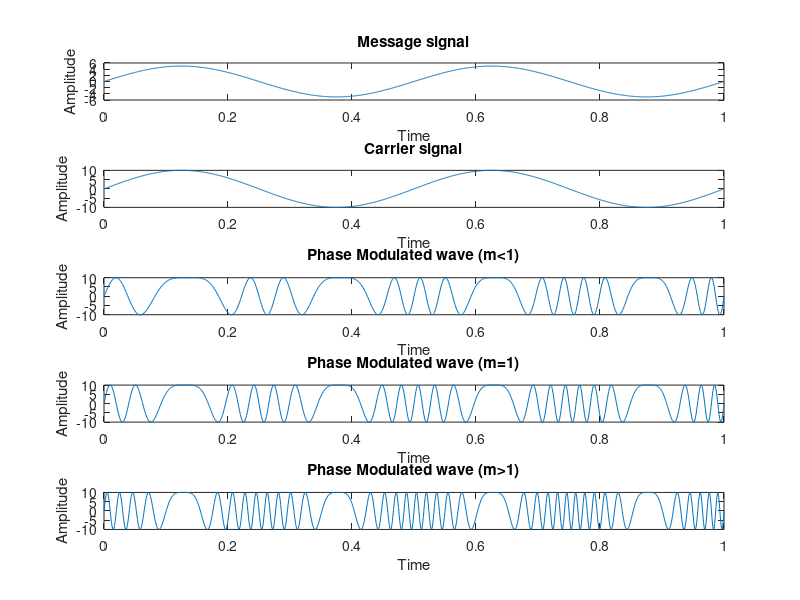

Write MATLAB code to recreate this figure.
t=0:0.001:1;
vm=5
vc=10;
fm=2;
fc=2;
% Message Signal
sm=vm*sin(2.*pi.*fm.*t);
subplot(5,1,1);
plot(t,sm);
xlabel('Time');
ylabel('Amplitude');
title('Message signal');
% Carrier Signal
sc=vc*sin(2.*pi.*fc.*t);
subplot(5,1,2);
plot(t,sc);
xlabel('Time');
ylabel('Amplitude');
title('Carrier signal');
% Modulation Index = 0.5
m=0.5;
y=vc*sin(2.*pi.*fc.*(t+m).*sin(2.*pi.*fm.*t));
subplot(5,1,3);
plot(t,y);
xlabel('Time');
ylabel('Amplitude');
title('Phase Modulated wave (m<1)');
% Modulation Index = 1
m=1;
y=vc*sin(2.*pi.*fc.*(t+m).*sin(2.*pi.*fm.*t));
subplot(5,1,4);
plot(t,y);
xlabel('Time');
ylabel('Amplitude');
title('Phase Modulated wave (m=1)');
% Modulation Index = 2
m=2;
y=vc*sin(2.*pi.*fc.*(t+m).*sin(2.*pi.*fm.*t));
subplot(5,1,5);
plot(t,y);
xlabel('Time');
ylabel('Amplitude');
title('Phase Modulated wave (m>1)');